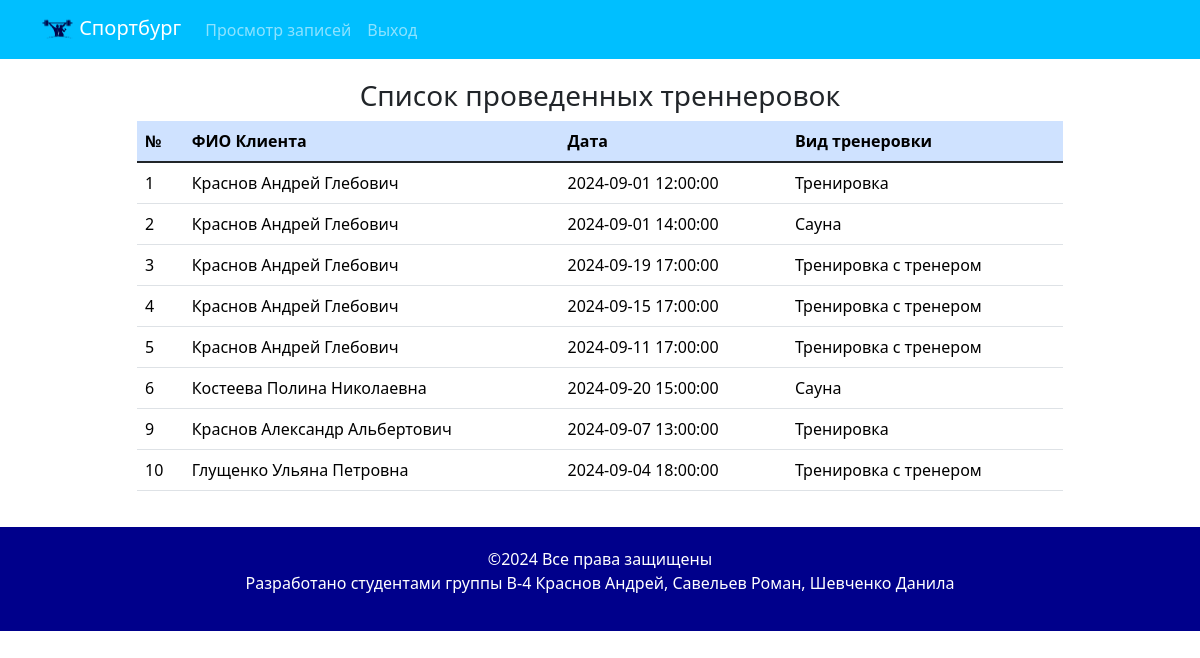
Page /trener.php (signed in) on the committed database.
### tables this page shows
CREATE TABLE `zapis` (
  `id_zapis` int(11) NOT NULL,
  `id_uslugi` int(11) NOT NULL,
  `id_user` int(11) NOT NULL,
  `id_client` int(11) NOT NULL,
  `uslugi_number` int(11) DEFAULT '1',
  `vremya_zapis` datetime DEFAULT NULL
);

CREATE TABLE `clients` (
  `id_client` int(11) NOT NULL,
  `fio_client` varchar(200) DEFAULT NULL
);

CREATE TABLE `uslugi` (
  `id_uslugi` int(11) NOT NULL,
  `name_uslugi` varchar(200) DEFAULT NULL,
  `price_usluigi` decimal(10,2) NOT NULL
);

### trener.php (the view, shortened to what this page needs)
<?php
include 'template/db.php';
$id_user = $_SESSION['id_user'];
$sql = "select id_zapis, fio_client, vremya_zapis, name_uslugi from zapis, clients, uslugi where zapis.id_client=clients.id_client and zapis.id_uslugi=uslugi.id_uslugi and zapis.id_user=$id_user";
$result=$mysqli->query($sql);
include 'template/head.php';
include 'template/nav_trener.php';
?>
<div class="container" style="margin-top: 20px;">
    <div class="row">
        <div class="col-lg-1"></div>
        <div class="col-lg-10">
          <h3 style="text-align: center">Список проведенных треннеровок</h3>
          <table class="table">
            <thead>
                <tr class="table-primary">
                    <th scope="col">№</th>
                    <th scope="col">ФИО Клиента</th>
                    <th scope="col">Дата</th>
                    <th scope="col">Вид тренеровки</th>
                </tr>
            </thead>
            <tbody class="table-group-divider">
                    <?php
                    if(!empty($result)){
                        foreach ($result as $row){
                        echo "
                            <tr>
                            <td>".$row['id_zapis']."</td>
                            <td>".$row['fio_client']."</td>
                            <td>".$row['vremya_zapis']."</td>
                            <td>".$row['name_uslugi']."</td>
                            </tr>
                        ";
                        }
                    }
                    ?>
            </tbody>
          </table>
        </div>
        <div class="col-lg-1"></div>
    </div>
</div>
<?php include 'template/footer.php';?>

### rows in the picture
zapis: id_zapis "1", id_client.fio_client "Краснов Андрей Глебович", vremya_zapis "2024-09-01 12:00:00", id_uslugi.name_uslugi "Тренировка"
zapis: id_zapis "2", id_client.fio_client "Краснов Андрей Глебович", vremya_zapis "2024-09-01 14:00:00", id_uslugi.name_uslugi "Сауна"
zapis: id_zapis "3", id_client.fio_client "Краснов Андрей Глебович", vremya_zapis "2024-09-19 17:00:00", id_uslugi.name_uslugi "Тренировка с тренером"
zapis: id_zapis "4", id_client.fio_client "Краснов Андрей Глебович", vremya_zapis "2024-09-15 17:00:00", id_uslugi.name_uslugi "Тренировка с тренером"
zapis: id_zapis "5", id_client.fio_client "Краснов Андрей Глебович", vremya_zapis "2024-09-11 17:00:00", id_uslugi.name_uslugi "Тренировка с тренером"
zapis: id_zapis "6", id_client.fio_client "Костеева Полина Николаевна", vremya_zapis "2024-09-20 15:00:00", id_uslugi.name_uslugi "Сауна"
zapis: id_zapis "9", id_client.fio_client "Краснов Александр Альбертович", vremya_zapis "2024-09-07 13:00:00", id_uslugi.name_uslugi "Тренировка"
zapis: id_zapis "10", id_client.fio_client "Глущенко Ульяна Петровна", vremya_zapis "2024-09-04 18:00:00", id_uslugi.name_uslugi "Тренировка с тренером"
